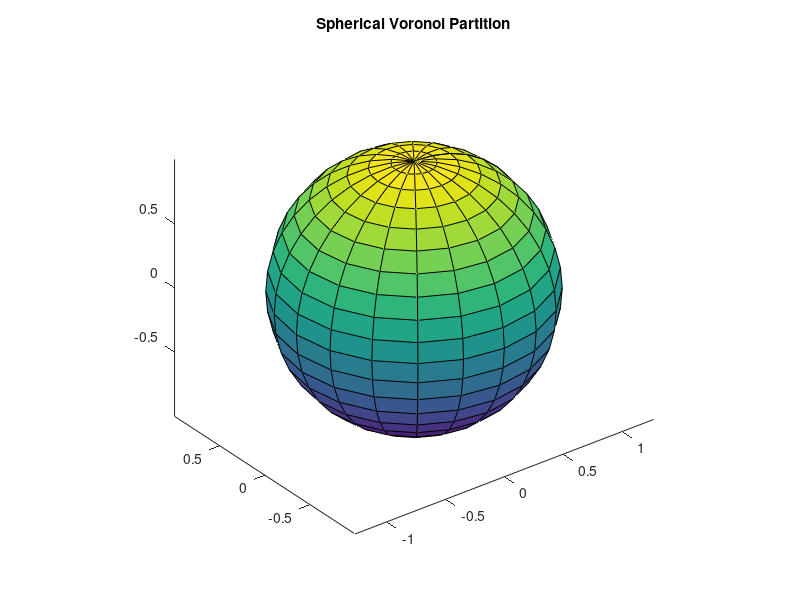

Write MATLAB code to recreate this figure. (Note: this script raises an error after producing the figure.)
clear; clc; close all;

numAgents = 10;
agents = randn(numAgents, 3);
agents = agents ./ vecnorm(agents, 2, 2); 

% K contains the indices of the vertices for each triangular face
K = convhull(agents);

% Calculate Voronoi Vertices
% These are the corners of our Voronoi cells
voronoi_vertices = zeros(size(K,1), 3);
new_agents = zeros(size(agents));

for i = 1:size(K,1)
    p = agents(K(i,:), :);
    % The normal to the triangle is the Voronoi vertex on the sphere
    v_vert = cross(p(2,:) - p(1,:), p(3,:) - p(1,:));
    voronoi_vertices(i,:) = v_vert / norm(v_vert); 
end


% Visualization
figure('Color', 'w');
axis equal; 
view(3); 
grid off;
hold on;
title('Spherical Voronoi Partition');

[x_sphere, y_sphere, z_sphere] = sphere;
hSphere = surf(x_sphere, y_sphere, z_sphere);
hSphere.FaceColor = 'none';
hSphere.EdgeColor = 'b';
hSphere.EdgeAlpha = 0.1;

plot3(agents(:,1), agents(:,2), agents(:,3), 'k.', 'MarkerSize', 15);

colors = lines(numAgents);

% Draw each Voronoi Cell
for i = 1:numAgents
    % Find all faces of the convex hull that include this agent
    [faceIdx, ~] = find(K == i);
    
    % Get the Voronoi vertices corresponding to these faces
    cell_verts = voronoi_vertices(faceIdx, :);
    
    % To plot a patch, vertices must be ordered around the center
    % We project them to a 2D plane temporarily to sort by angle
    center = agents(i,:);
    [~, ~, V] = svd(cell_verts - center);
    proj = (cell_verts - center) * V(:, 1:2);
    angles = atan2(proj(:,2), proj(:,1));
    [~, sortIdx] = sort(angles);
    cell_verts = cell_verts(sortIdx, :);
    raw_centroid = mean(cell_verts, 1);
    spherical_centroid = raw_centroid / norm(raw_centroid);
    scatter3(spherical_centroid(1), spherical_centroid(2), spherical_centroid(3), ...
             40, 'r', 'filled', 'MarkerEdgeColor', 'k');
    
    % Draw the colored patch
    patch(cell_verts(:,1), cell_verts(:,2), cell_verts(:,3), ...
          colors(i,:), 'FaceAlpha', 1.0, 'EdgeColor', 'k', 'LineWidth', 1.5);
end
